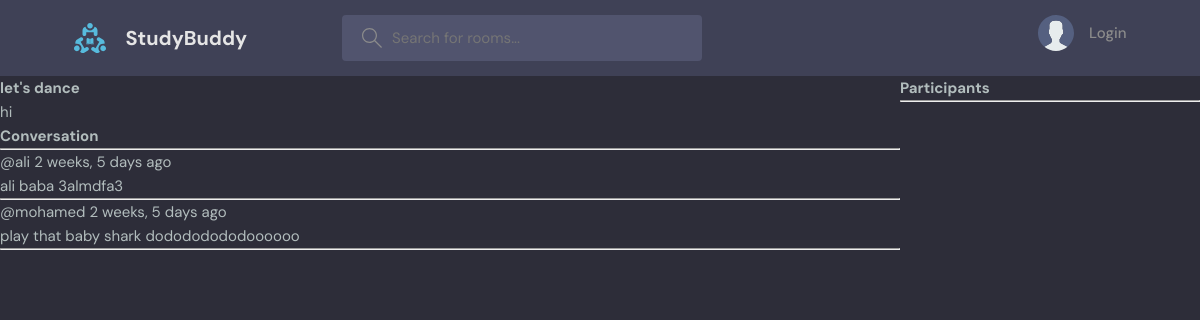
Page /room/1 on the earlier database version.
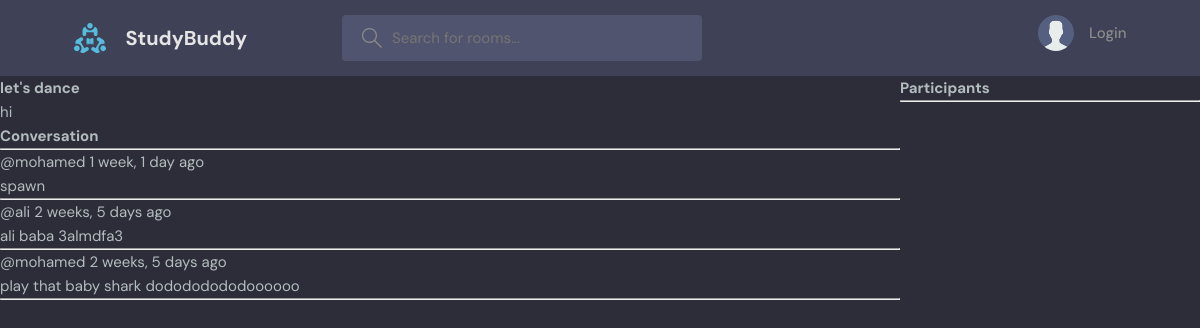
Same page on the later database version.
### base/models.py (models this page shows, shortened)
class Message(models.Model):
    user =  models.ForeignKey(User, on_delete=models.CASCADE)
    room = models.ForeignKey(Room, on_delete=models.CASCADE)
    body = models.TextField()
    updated = models.DateTimeField(auto_now=True)
    created = models.DateTimeField(auto_now_add=True)
    class Meta:
        ordering = ['-updated','-created']

### base/views.py (the view, shortened to what this page needs)
# urls.py: path('room/<str:pk>', views.room, name='room'),
def room(request,pk):
    room = Room.objects.get(id=pk)
    room_messages = room.message_set.all()
    participants = room.participants.all()
    context = {'room':room,'room_messages':room_messages,'participants':participants}
    return render(request, 'base/room.html',context)

### base/templates/base/room.html (shortened to what this page needs)
{%extends 'main.html'%}
{% block content %}
<div class="room-container">
    <div>
        <h1>{{room.name}}</h1>
        <p>{{room.description}}</p>
        <div class="comment wrapper">
            <h3>Conversation</h3>
            <hr>
            {% for message in room_messages %}
            <div>
                <small>
                    @{{message.user}} {{message.created|timesince}} ago
                    <p>{{message.body}}</p>
                    <hr>
                </small>
            </div>
            {% endfor %}
        </div>
    </div>
    <div>
        <h3>Participants</h3>
        <hr>
    </div>
</div>
{% endblock content %}

Differences in the rows shown:
added Message: user "mohamed", created "1 week, 1 day", body "spawn"
